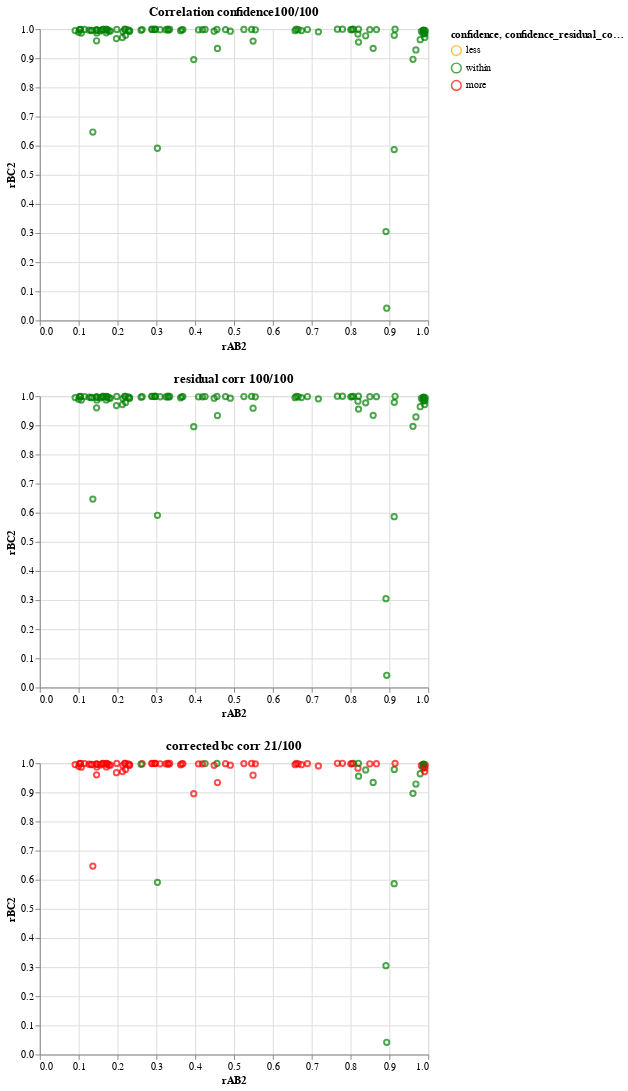

The notebook cell saved with this chart:
### Code cell
def compute_confidence_interval(r, n):
    def boundary(zeta):
        return ((np.exp(2*zeta))-1)/((np.exp(2*zeta))+1)

    z = 0.5*np.log(((1-r)/(1+r)))
    zetal = z-1.96*np.sqrt(1/(n-3))
    rl = boundary(zetal)
    zetau = z+1.96*np.sqrt(1/(n-3))
    ru = boundary(zetau)
    return rl, ru

def confidence_status(L, U, v):
    l = v.where(v < L, "less")
    l.where(v > U, "more", inplace=True)
    w = l.where((v>= L) & (v <= U), "within")
    return w

def confidence_status_(r, n):
    L, U = compute_confidence_interval(r, n)
    return confidence_status(L, U, r)


def add_confidence_stats(d):
    d['rAB2*rBC2-rAC2']=d.rAB**2 * d.rBC**2 - d.rAC**2
    d['r_E_BA_C2-rBC2'] = d.r_E_BA_C**2 - d.rBC**2
    #d['rAC2'] = d.rAC**2
    d['mAB*mBC-mAC'] = d.mAB*d.mBC - d.mAC
    L,U = compute_confidence_interval(d.rAC**2, d['n'])
    d['confidence'] = confidence_status(L, U, d.rAB**2*d.rBC**2)
    L,U = compute_confidence_interval(d.rBC**2, d['n'])
    d['confidence_residual_corr'] = confidence_status(L, U, d.r_E)
    L,U = compute_confidence_interval(d.r_E, d['n'])#???
    d['confidence_corrected_bc_corr'] = confidence_status(L, U, d.r_E_BA_C**2)

def confidence_graphs(d):
    confidence = alt.Chart(d, title=f"Correlation confidence{(d['confidence']=='within').sum()}/{len(d)}").mark_point().encode(
        x = alt.X('rAB2:Q'),
        y = alt.Y('rBC2:Q'),
        color = alt.Color('confidence:N',
                          scale=alt.Scale(domain=['less', 'within', 'more'],
                                          range=['orange', 'green','red'])),
    ).transform_calculate(
        rAB2='datum.rAB*datum.rAB',
        rBC2='datum.rBC*datum.rBC'
    )
    
    confidence_res_corr = alt.Chart(d, title=f"residual corr {(d['confidence_residual_corr']=='within').sum()}/{len(d)}").mark_point().encode(
        x = alt.X('rAB2:Q'),
        y = alt.Y('rBC2:Q'),
        color = alt.Color('confidence_residual_corr:N',
                          scale=alt.Scale(domain=['less', 'within', 'more'],
                                          range=['orange', 'green','red'])),
    ).transform_calculate(
        rAB2='datum.rAB*datum.rAB',
        rBC2='datum.rBC*datum.rBC'
    )
    
    confidence_corrected_bc_corr = alt.Chart(d, title=f"corrected bc corr {(d['confidence_corrected_bc_corr']=='within').sum()}/{len(d)}").mark_point().encode(
        x = alt.X('rAB2:Q'),
        y = alt.Y('rBC2:Q'),
        color = alt.Color('confidence_corrected_bc_corr:N',
                          scale=alt.Scale(domain=['less', 'within', 'more'],
                                          range=['orange', 'green','red'])),
    ).transform_calculate(
        rAB2='datum.rAB*datum.rAB',
        rBC2='datum.rBC*datum.rBC'
    )
    
    return alt.vconcat(confidence,confidence_res_corr, confidence_corrected_bc_corr)

add_confidence_stats(d)
confidence_graphs(d)
